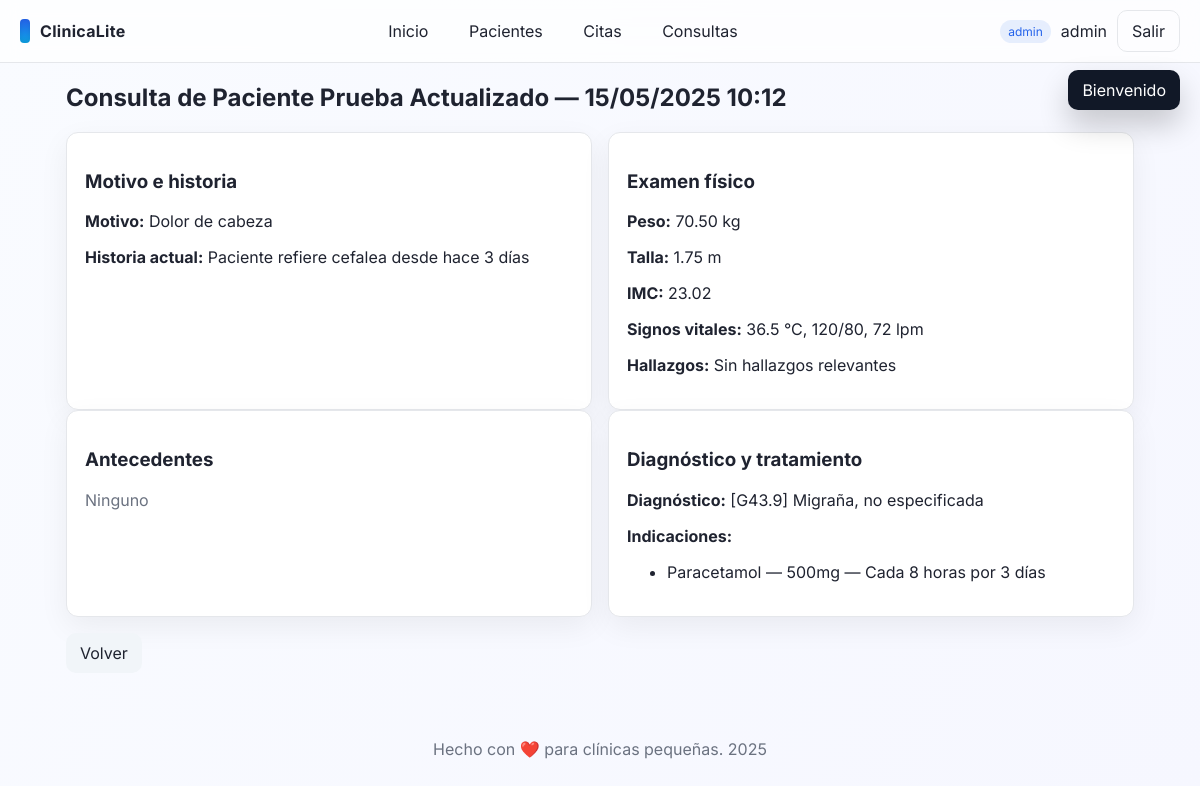
/consultorio_clinico_app/public/consultas/ver.php?id=1 (signed in), run on the app's committed database.
### tables this page shows
CREATE TABLE `consulta` (
  `consulta_id` int(11) NOT NULL,
  `paciente_id` int(11) NOT NULL,
  `fecha_consulta` datetime NOT NULL,
  `motivo` text DEFAULT NULL,
  `historia_actual` text DEFAULT NULL,
  `creado_en` datetime NOT NULL DEFAULT current_timestamp(),
  `creado_por` int(11) DEFAULT NULL,
  `modificado_en` datetime DEFAULT NULL ON UPDATE current_timestamp(),
  `modificado_por` int(11) DEFAULT NULL
);

CREATE TABLE `paciente` (
  `paciente_id` int(11) NOT NULL,
  `nombre` varchar(100) DEFAULT NULL,
  `fecha_nacimiento` date DEFAULT NULL,
  `telefono` varchar(20) DEFAULT NULL,
  `domicilio` text DEFAULT NULL,
  `ocupacion` varchar(100) DEFAULT NULL,
  `escolaridad` varchar(100) DEFAULT NULL,
  `nombre_responsable` varchar(100) DEFAULT NULL,
  `telefono_responsable` varchar(20) DEFAULT NULL,
  `anonim` tinyint(1) NOT NULL DEFAULT 0,
  `creado_en` datetime NOT NULL DEFAULT current_timestamp(),
  `creado_por` int(11) DEFAULT NULL,
  `modificado_en` datetime DEFAULT NULL ON UPDATE current_timestamp(),
  `modificado_por` int(11) DEFAULT NULL,
  `identificacion` varchar(30) DEFAULT NULL,
  `edad` int(11) GENERATED ALWAYS AS (timestampdiff(YEAR,`fecha_nacimiento`,curdate())) VIRTUAL
);

CREATE TABLE `examenfisico` (
  `examen_id` int(11) NOT NULL,
  `consulta_id` int(11) NOT NULL,
  `peso` decimal(5,2) DEFAULT NULL,
  `talla` decimal(5,2) DEFAULT NULL,
  `signos_vitales` text DEFAULT NULL,
  `hallazgos` text DEFAULT NULL,
  `creado_en` datetime NOT NULL DEFAULT current_timestamp(),
  `creado_por` int(11) DEFAULT NULL,
  `imc` decimal(5,2) GENERATED ALWAYS AS (`peso` / (`talla` * `talla`)) VIRTUAL
);

CREATE TABLE `diagnostico` (
  `diagnostico_id` int(11) NOT NULL,
  `consulta_id` int(11) NOT NULL,
  `codigo_icd10` varchar(10) DEFAULT NULL,
  `descripcion` text NOT NULL,
  `creado_en` datetime NOT NULL DEFAULT current_timestamp(),
  `creado_por` int(11) DEFAULT NULL
);

CREATE TABLE `medicamento` (
  `medicamento_id` int(11) NOT NULL,
  `diagnostico_id` int(11) NOT NULL,
  `nombre` varchar(100) NOT NULL,
  `dosis` varchar(50) DEFAULT NULL,
  `frecuencia` varchar(50) DEFAULT NULL,
  `creado_en` datetime NOT NULL DEFAULT current_timestamp(),
  `creado_por` int(11) DEFAULT NULL
);

### consultorio_clinico_app/includes/flash.php (called while the page is built, shortened)
<?php
function flash($key, $message = null) {
    if ($message === null) {
        $msg = $_SESSION['flash'][$key] ?? null;
        return $msg;
    } else {
        $_SESSION['flash'][$key] = $message;
    }
}
?>

### consultorio_clinico_app/includes/utils.php (called while the page is built, shortened)
<?php
function e($str) { return htmlspecialchars((string)$str, ENT_QUOTES, 'UTF-8'); }
?>

### consultorio_clinico_app/includes/auth.php (called while the page is built, shortened)
<?php
function current_user() { return $_SESSION['user'] ?? null; }
?>

### consultorio_clinico_app/public/consultas/ver.php (the view, shortened to what this page needs)
<?php
$pdo = get_pdo();
$id = (int)input('id');
$stmt = $pdo->prepare('SELECT c.*, p.nombre FROM consulta c JOIN paciente p ON p.paciente_id = c.paciente_id WHERE c.consulta_id = ?');
$stmt->execute([$id]);
$c = $stmt->fetch();
$ex = $pdo->prepare('SELECT * FROM examenfisico WHERE consulta_id = ?');
$ex->execute([$id]);
$examen = $ex->fetch();
$ant = $pdo->prepare('SELECT * FROM antecedente WHERE consulta_id = ?');
$ant->execute([$id]);
$ant_rows = $ant->fetchAll();
$dxs = $pdo->prepare('SELECT * FROM diagnostico WHERE consulta_id = ?');
$dxs->execute([$id]);
$diag = $dxs->fetch();
$meds = [];
if ($diag) {
    $mm = $pdo->prepare('SELECT * FROM medicamento WHERE diagnostico_id = ?');
    $mm->execute([$diag['diagnostico_id']]);
    $meds = $mm->fetchAll();
}
include __DIR__ . '/../partials/header.php';
include __DIR__ . '/../partials/nav.php';
?>
<section>
  <h2>Consulta de <?= e($c['nombre']) ?> — <?= e(date('d/m/Y H:i', strtotime($c['fecha_consulta']))) ?></h2>
  <div class="grid two">
    <div class="card">
      <h3>Motivo e historia</h3>
      <p><strong>Motivo:</strong> <?= e($c['motivo'] ?? '-') ?></p>
      <p><strong>Historia actual:</strong> <?= e($c['historia_actual'] ?? '-') ?></p>
    </div>
    <div class="card">
      <h3>Examen físico</h3>
      <?php if (!$examen): ?>
        <p class="muted">No registrado</p>
      <?php else:
        $sv = $examen['signos_vitales'] ? json_decode($examen['signos_vitales'], true) : [];
      ?>
        <p><strong>Peso:</strong> <?= e($examen['peso']) ?> kg</p>
        <p><strong>Talla:</strong> <?= e($examen['talla']) ?> m</p>
        <p><strong>IMC:</strong> <?= e($examen['imc']) ?></p>
        <p><strong>Signos vitales:</strong>
          <?= e(($sv['temperatura'] ?? '-') . ' °C') ?>,
          <?= e($sv['presion_arterial'] ?? '-') ?>,
          <?= e(($sv['frecuencia_cardiaca'] ?? '-') . ' lpm') ?>
        </p>
        <p><strong>Hallazgos:</strong> <?= e($examen['hallazgos'] ?? '-') ?></p>
      <?php endif; ?>
    </div>
  </div>
  <div class="grid two">
    <div class="card">
      <h3>Antecedentes</h3>
      <?php if (!$ant_rows): ?><p class="muted">Ninguno</p><?php endif; ?>
    </div>
    <div class="card">
      <h3>Diagnóstico y tratamiento</h3>
      <?php if (!$diag): ?>
        <p class="muted">No registrado</p>
      <?php else: ?>
        <p><strong>Diagnóstico:</strong> [<?= e($diag['codigo_icd10'] ?? '-') ?>] <?= e($diag['descripcion']) ?></p>
        <?php if ($meds): ?>
          <p><strong>Indicaciones:</strong></p>
          <ul>
            <?php foreach ($meds as $m): ?>
              <li><?= e($m['nombre']) ?> — <?= e($m['dosis'] ?? '') ?> — <?= e($m['frecuencia'] ?? '') ?></li>
            <?php endforeach; ?>
          </ul>
        <?php endif; ?>
      <?php endif; ?>
    </div>
  </div>
  <p><a class="btn" href="index.php">Volver</a></p>
</section>
<?php include __DIR__ . '/../partials/footer.php'; ?>

### consultorio_clinico_app/public/partials/header.php (shortened to what this page needs)
<!doctype html>
<html lang="es">
<head>
  <link rel="stylesheet" href="<?= BASE_URL ?>/assets/css/styles.css">
</head>
<body>
<div class="page fade-in">
<?php if ($m = flash('ok')): ?><div class="toast show"><?= e($m) ?></div><?php endif; ?>

### consultorio_clinico_app/public/partials/nav.php
<?php $user = current_user(); ?>
<header class="topbar">
  <div class="brand">
    <span class="logo"></span>
    <span class="brand-name"><?= e(APP_NAME) ?></span>
  </div>
  <?php if ($user): ?>
  <nav class="menu">
    <a href="<?= BASE_URL ?>/dashboard.php">Inicio</a>
    <a href="<?= BASE_URL ?>/pacientes/">Pacientes</a>
    <a href="<?= BASE_URL ?>/citas/">Citas</a>
    <a href="<?= BASE_URL ?>/consultas/">Consultas</a>
  </nav>
  <div class="user">
    <span class="role-badge"><?= e($user['rol']) ?></span>
    <span class="username"><?= e($user['username']) ?></span>
    <a class="btn btn-outline" href="<?= BASE_URL ?>/logout.php">Salir</a>
  </div>
  <?php endif; ?>
</header>
<main class="container">

### consultorio_clinico_app/public/partials/footer.php (shortened to what this page needs)
</main>
<footer class="footer">
  <p>Hecho con ❤️ para clínicas pequeñas. <?= date('Y') ?></p>
</footer>
</div>
</body>
</html>

### consultorio_clinico_app/public/assets/css/styles.css (style rules this page uses)
:root { --bg: #f7f7fb; --card: #ffffff; --text: #1f2330; --muted: #6b7280; --primary: #2563eb; --primary-600: #1d4ed8; --secondary: #0ea5e9; --danger: #ef4444; --success: #16a34a; --border: #e5e7eb; --radius: 12px; --shadow: 0 10px 30px rgba(0,0,0,0.06); }
* { box-sizing: border-box; }
html, body { height: 100%; }
body { margin: 0; font-family: Inter, system-ui, -apple-system, Segoe UI, Roboto, 'Helvetica Neue', Arial, 'Noto Sans', 'Liberation Sans', sans-serif; color: var(--text); background: linear-gradient(120deg, #f9fbff, #f6f7ff); }
.container { max-width: 1100px; margin: 20px auto; padding: 0 16px; }
.topbar { position: sticky; top: 0; z-index: 10; backdrop-filter: blur(10px); background: rgba(255,255,255,0.7); border-bottom: 1px solid var(--border); display: flex; align-items: center; justify-content: space-between; padding: 10px 20px; }
.brand { display: flex; gap: 10px; align-items: center; font-weight: 700; }
.brand .logo { width: 10px; height: 24px; border-radius: 4px; background: linear-gradient(180deg, var(--primary), var(--secondary)); display: inline-block; box-shadow: inset 0 -2px 6px rgba(0,0,0,0.1); }
.brand-name { letter-spacing: 0.3px; }
.menu a { margin: 0 8px; text-decoration: none; color: var(--text); padding: 8px 10px; border-radius: 8px; transition: .2s; }
.user { display: flex; align-items: center; gap: 10px; }
.role-badge { font-size: 12px; color: var(--primary); background: rgba(37,99,235,0.1); padding: 4px 8px; border-radius: 999px; }
.page.fade-in { animation: fade .35s ease-out; }
.btn { appearance: none; border: none; border-radius: 10px; padding: 10px 14px; background: #f1f5f9; color: var(--text); cursor: pointer; transition: transform .1s ease, background .2s; text-decoration: none; display: inline-block; }
.btn-outline { background: transparent; border: 1px solid var(--border); }
.grid { display: grid; gap: 16px; grid-template-columns: repeat(3, 1fr); }
.grid.two { grid-template-columns: repeat(2, 1fr); }
.card { background: var(--card); border: 1px solid var(--border); border-radius: var(--radius); box-shadow: var(--shadow); padding: 18px; }
.muted { color: var(--muted); }
.footer { text-align: center; color: var(--muted); padding: 30px 0; }
.toast { position: fixed; right: 20px; top: 70px; background: #111827; color: #fff; padding: 10px 14px; border-radius: 10px; box-shadow: 0 15px 30px rgba(0,0,0,0.2); opacity: 0; transform: translateY(-6px); transition: opacity .25s ease, transform .25s ease; z-index: 50; }
.toast.show { opacity: 1; transform: translateY(0); }

### data on the page
consulta: paciente.nombre "Paciente Prueba Actualizado", fecha_consulta "15/05/2025 10:12", motivo "Dolor de cabeza", historia_actual "Paciente refiere cefalea desde hace 3 días"
examenfisico: peso "70.50", talla "1.75", imc "23.02", signos_vitales "36.5 °C", signos_vitales "120/80", signos_vitales "72 lpm", hallazgos "Sin hallazgos relevantes"
diagnostico: codigo_icd10 "G43.9", descripcion "Migraña, no especificada"
medicamento: nombre "Paracetamol", dosis "500mg", frecuencia "Cada 8 horas por 3 días"

### other printed values
$m "Bienvenido"
APP_NAME "ClinicaLite"
$user['rol'] "admin"
$user['username'] "admin"
